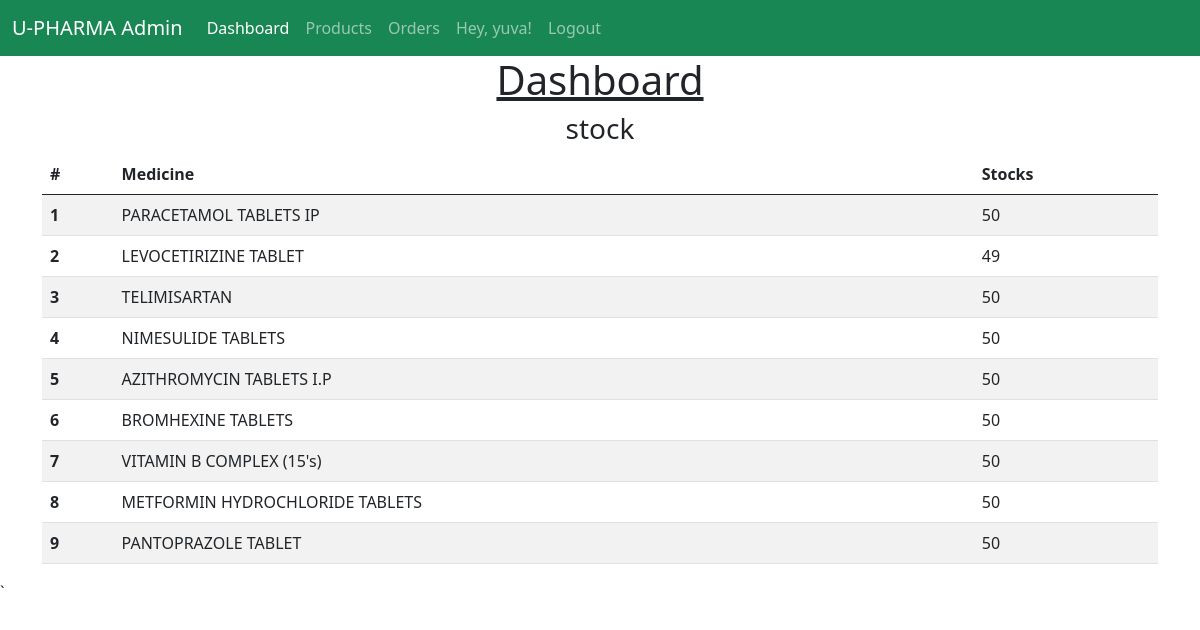
The app's page /admin/dashboard (signed in) with its own data.
### tables this page shows
CREATE TABLE "products" (
	"id"	INTEGER,
	"name"	TEXT NOT NULL,
	"price"	TEXT,
	"details"	TEXT,
	"image"	TEXT,
	"tags"	TEXT,
	"category"	TEXT,
	"stocks"	INTEGER DEFAULT 50,
	PRIMARY KEY("id" AUTOINCREMENT)
);

### admins.py (the view)
    @router.get("/admin/dashboard", response_class=HTMLResponse)
    def dashboard(request: Request):
        con = sqlite3.connect(DATABASE_NAME)
        con.row_factory = sqlite3.Row
        cur = con.cursor()
        cur.execute("select * from products")
        products = cur.fetchall()
        con.close
        return templates.TemplateResponse("/admin/dashboard.html", {"request": request, "items": products})

### templates/admin/dashboard.html (shortened to what this page needs)
{% extends "/admin/base.html" %}
{% block content  %}
<div class="container">
    <h1 class="text-center" style="text-decoration: underline">Dashboard</h1>
    <h3 class="text-center">stock</h3>
    {% if items|length > 0 %}
    <table class="table table-striped">
        <thead>
        <tr>
            <th scope="col">#</th>
            <th scope="col">Medicine</th>
            <th scope="col">Stocks</th>
        </tr>
        </thead>
        <tbody>
        {% for item in items %}
        <tr>
            <th scope="row">{{item.id}}</th>
            <td>{{item.name}}</td>
            <td>{{item.stocks}}</td>
        </tr>
        {% endfor %}
        </tbody>
    </table>
    {% else %}
    <h5 class="text-center">No products</h5>
    {% endif %}
</div>
{% endblock %}

### records on screen
products: id "1", name "PARACETAMOL TABLETS IP", stocks "50"
products: id "2", name "LEVOCETIRIZINE TABLET", stocks "49"
products: id "3", name "TELIMISARTAN", stocks "50"
products: id "4", name "NIMESULIDE TABLETS", stocks "50"
products: id "5", name "AZITHROMYCIN TABLETS I.P", stocks "50"
products: id "6", name "BROMHEXINE TABLETS", stocks "50"
products: id "7", name "VITAMIN B COMPLEX (15's)", stocks "50"
products: id "8", name "METFORMIN HYDROCHLORIDE TABLETS", stocks "50"
products: id "9", name "PANTOPRAZOLE TABLET", stocks "50"

### other values on screen
{{ request.session.get('username') }} "yuva"
